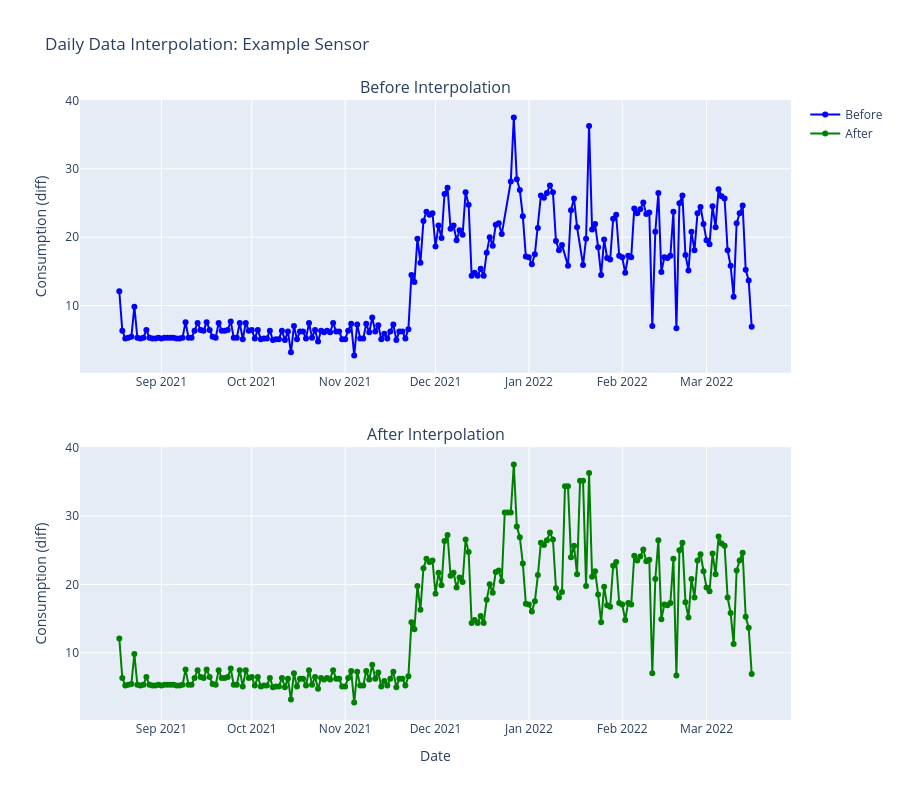

The notebook cell this image was saved under:
### Code cell
# Plot before and after side by side
from plotly.subplots import make_subplots

fig = make_subplots(
    rows=2, cols=1,
    subplot_titles=("Before Interpolation", "After Interpolation"),
    vertical_spacing=0.12
)

# Before interpolation
fig.add_trace(
    go.Scatter(x=df_before['datetime'], y=df_before['diff'], 
               mode='lines+markers', name='Before',
               line=dict(color='blue')),
    row=1, col=1
)

# After interpolation
fig.add_trace(
    go.Scatter(x=df_after['datetime'], y=df_after['diff'], 
               mode='lines+markers', name='After',
               line=dict(color='green')),
    row=2, col=1
)

fig.update_xaxes(title_text="Date", row=2, col=1)
fig.update_yaxes(title_text="Consumption (diff)", row=1, col=1)
fig.update_yaxes(title_text="Consumption (diff)", row=2, col=1)

fig.update_layout(
    title_text="Daily Data Interpolation: Example Sensor",
    template="plotly",
    height=800,
    showlegend=True
)

fig.show()
fig.write_image(FIGURES_DIR / "interpolation_daily_before_after.png", width=1200, height=800, scale=2)

### Figure 1 — Plotly figure (JSON) as saved in the notebook; plotly's stock layout.template omitted (floating-point values rounded to 4 significant figures; data arrays with more than 128 entries replaced by an {"elided": "..."} marker saying what was removed)
{"data": [{"line": {"color": "blue"}, "mode": "lines+markers", "name": "Before", "x": {"elided": "207 str values"}, "y": {"elided": "207 float values"}, "type": "scatter", "xaxis": "x", "yaxis": "y"}, {"line": {"color": "green"}, "mode": "lines+markers", "name": "After", "x": {"elided": "211 str values"}, "y": {"elided": "211 float values"}, "type": "scatter", "xaxis": "x2", "yaxis": "y2"}], "layout": {"xaxis": {"anchor": "y", "domain": [0.0, 1.0]}, "yaxis": {"anchor": "x", "domain": [0.56, 1.0], "title": {"text": "Consumption (diff)"}}, "xaxis2": {"anchor": "y2", "domain": [0.0, 1.0], "title": {"text": "Date"}}, "yaxis2": {"anchor": "x2", "domain": [0.0, 0.44], "title": {"text": "Consumption (diff)"}}, "annotations": [{"font": {"size": 16}, "showarrow": false, "text": "Before Interpolation", "x": 0.5, "xanchor": "center", "xref": "paper", "y": 1.0, "yanchor": "bottom", "yref": "paper"}, {"font": {"size": 16}, "showarrow": false, "text": "After Interpolation", "x": 0.5, "xanchor": "center", "xref": "paper", "y": 0.44, "yanchor": "bottom", "yref": "paper"}], "title": {"text": "Daily Data Interpolation: Example Sensor"}, "height": 800, "showlegend": true}}
